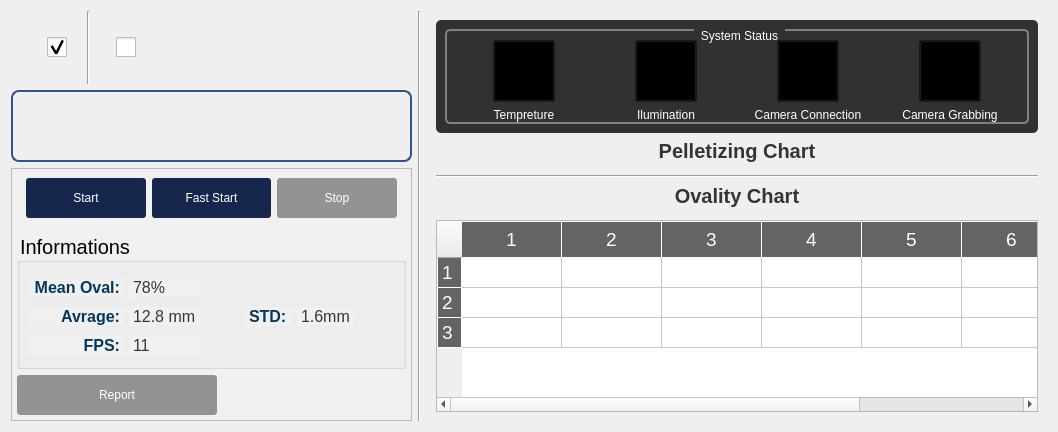
         <widget class="QWidget" name="main_page">
          <layout class="QHBoxLayout" name="horizontalLayout_2">
           <item>
            <widget class="QFrame" name="mainpage_left_frame_2">
             <property name="maximumSize">
              <size>
               <width>900</width>
               <height>16777215</height>
              </size>
             </property>
             <layout class="QVBoxLayout" name="mainpage_left_frame">
              <property name="leftMargin">
               <number>0</number>
              </property>
              <property name="topMargin">
               <number>0</number>
              </property>
              <property name="rightMargin">
               <number>0</number>
              </property>
              <property name="bottomMargin">
               <number>0</number>
              </property>
              <item>
               <widget class="QFrame" name="horizontalFrame_3">
                <property name="styleSheet">
                 <string notr="true">QCheckBox::indicator {
    width: 20px;
    height: 20px;
		
}

</string>
                </property>
                <layout class="QHBoxLayout" name="horizontalLayout_23">
                 <property name="spacing">
                  <number>5</number>
                 </property>
                 <property name="leftMargin">
                  <number>0</number>
                 </property>
                 <property name="topMargin">
                  <number>0</number>
                 </property>
                 <property name="rightMargin">
                  <number>0</number>
                 </property>
                 <property name="bottomMargin">
                  <number>0</number>
                 </property>
                 <item>
                  <spacer name="horizontalSpacer_36">
                   <property name="orientation">
                    <enum>Qt::Horizontal</enum>
                   </property>
                   <property name="sizeType">
                    <enum>QSizePolicy::Maximum</enum>
                   </property>
                   <property name="sizeHint" stdset="0">
                    <size>
                     <width>30</width>
                     <height>20</height>
                    </size>
                   </property>
                  </spacer>
                 </item>
                 <item>
                  <widget class="QCheckBox" name="mainpage_liveview_checkbox">
                   <property name="layoutDirection">
                    <enum>Qt::RightToLeft</enum>
                   </property>
                   <property name="text">
                    <string/>
                   </property>
                   <property name="icon">
                    <iconset resource="Assets.qrc">
                     <normaloff>:/assets/Assets/icons/icons8-video-call-50.png</normaloff>:/assets/Assets/icons/icons8-video-call-50.png</iconset>
                   </property>
                   <property name="iconSize">
                    <size>
                     <width>40</width>
                     <height>40</height>
                    </size>
                   </property>
                   <property name="checked">
                    <bool>true</bool>
                   </property>
                  </widget>
                 </item>
                 <item>
                  <spacer name="horizontalSpacer_28">
                   <property name="orientation">
                    <enum>Qt::Horizontal</enum>
                   </property>
                   <property name="sizeType">
                    <enum>QSizePolicy::Maximum</enum>
                   </property>
                   <property name="sizeHint" stdset="0">
                    <size>
                     <width>15</width>
                     <height>20</height>
                    </size>
                   </property>
                  </spacer>
                 </item>
                 <item>
                  <widget class="Line" name="line_16">
                   <property name="orientation">
                    <enum>Qt::Vertical</enum>
                   </property>
                  </widget>
                 </item>
                 <item>
                  <spacer name="horizontalSpacer_37">
                   <property name="orientation">
                    <enum>Qt::Horizontal</enum>
                   </property>
                   <property name="sizeType">
                    <enum>QSizePolicy::Maximum</enum>
                   </property>
                   <property name="sizeHint" stdset="0">
                    <size>
                     <width>15</width>
                     <height>20</height>
                    </size>
                   </property>
                  </spacer>
                 </item>
                 <item>
                  <widget class="QCheckBox" name="mainpage_drawing_checkbox">
                   <property name="layoutDirection">
                    <enum>Qt::RightToLeft</enum>
                   </property>
                   <property name="text">
                    <string/>
                   </property>
                   <property name="icon">
                    <iconset resource="Assets.qrc">
                     <normaloff>:/assets/Assets/icons/icons8-draw-pen-50.png</normaloff>:/assets/Assets/icons/icons8-draw-pen-50.png</iconset>
                   </property>
                   <property name="iconSize">
                    <size>
                     <width>35</width>
                     <height>35</height>
                    </size>
                   </property>
                  </widget>
                 </item>
                 <item>
                  <spacer name="horizontalSpacer_29">
                   <property name="orientation">
                    <enum>Qt::Horizontal</enum>
                   </property>
                   <property name="sizeHint" stdset="0">
                    <size>
                     <width>40</width>
                     <height>20</height>
                    </size>
                   </property>
                  </spacer>
                 </item>
                </layout>
               </widget>
              </item>
              <item>
               <layout class="QHBoxLayout" name="horizontalLayout_6">
                <property name="topMargin">
                 <number>0</number>
                </property>
                <item>
                 <widget class="QLabel" name="mainpage_live_image_lbl">
                  <property name="maximumSize">
                   <size>
                    <width>804</width>
                    <height>804</height>
                   </size>
                  </property>
                  <property name="accessibleName">
                   <string/>
                  </property>
                  <property name="styleSheet">
                   <string notr="true">border: 2px solid rgb(45, 86, 136);
border-radius: 8px;
margin: 0px;
max-width:800px;
max-height:800px;</string>
                  </property>
                  <property name="text">
                   <string/>
                  </property>
                  <property name="textFormat">
                   <enum>Qt::AutoText</enum>
                  </property>
                  <property name="pixmap">
                   <pixmap resource="Assets.qrc">:/assets/Assets/images/camera-error.png</pixmap>
                  </property>
                  <property name="scaledContents">
                   <bool>true</bool>
                  </property>
                  <property name="alignment">
                   <set>Qt::AlignCenter</set>
                  </property>
                  <property name="wordWrap">
                   <bool>false</bool>
                  </property>
                  <property name="openExternalLinks">
                   <bool>false</bool>
                  </property>
                 </widget>
                </item>
               </layout>
              </item>
              <item>
               <widget class="QFrame" name="mainpage_livebox_frame">
                <property name="styleSheet">
                 <string notr="true">background-color: #f0f0f0;</string>
                </property>
                <property name="frameShape">
                 <enum>QFrame::StyledPanel</enum>
                </property>
                <property name="frameShadow">
                 <enum>QFrame::Raised</enum>
                </property>
                <layout class="QVBoxLayout" name="verticalLayout_5">
                 <property name="leftMargin">
                  <number>5</number>
                 </property>
                 <property name="topMargin">
                  <number>0</number>
                 </property>
                 <property name="rightMargin">
                  <number>5</number>
                 </property>
                 <property name="bottomMargin">
                  <number>5</number>
                 </property>
                 <item>
                  <widget class="QFrame" name="horizontalFrame">
                   <property name="styleSheet">
                    <string notr="true">.QPushButton{
	min-height:40px;
	border-radius:3px;
	color: rgb(255, 255, 255);
	background-color:rgb(22, 38, 76)
	
}

.QPushButton:hover{
	background-color: rgb(4, 3, 29)
	
}
.QPushButton:disabled {
background-color:rgb(147, 147, 147);
}
</string>
                   </property>
                   <layout class="QHBoxLayout" name="horizontalLayout_5">
                    <item>
                     <widget class="QPushButton" name="mainpage_start_btn">
                      <property name="enabled">
                       <bool>true</bool>
                      </property>
                      <property name="styleSheet">
                       <string notr="true"/>
                      </property>
                      <property name="text">
                       <string>Start</string>
                      </property>
                      <property name="icon">
                       <iconset resource="Assets.qrc">
                        <normaloff>:/assets/Assets/icons/play-48.png</normaloff>:/assets/Assets/icons/play-48.png</iconset>
                      </property>
                     </widget>
                    </item>
                    <item>
                     <widget class="QPushButton" name="mainpage_faststart_btn">
                      <property name="styleSheet">
                       <string notr="true"/>
                      </property>
                      <property name="text">
                       <string>Fast Start</string>
                      </property>
                      <property name="icon">
                       <iconset resource="Assets.qrc">
                        <normaloff>:/assets/Assets/icons/fast-forwards-arrow-48.png</normaloff>:/assets/Assets/icons/fast-forwards-arrow-48.png</iconset>
                      </property>
                     </widget>
                    </item>
                    <item>
                     <widget class="QPushButton" name="mainpage_stop_btn">
                      <property name="enabled">
                       <bool>false</bool>
                      </property>
                      <property name="styleSheet">
                       <string notr="true"/>
                      </property>
                      <property name="text">
                       <string>Stop</string>
                      </property>
                      <property name="icon">
                       <iconset resource="Assets.qrc">
                        <normaloff>:/assets/Assets/icons/stop50.png</normaloff>:/assets/Assets/icons/stop50.png</iconset>
                      </property>
                     </widget>
                    </item>
                   </layout>
                  </widget>
                 </item>
                 <item>
                  <widget class="QGroupBox" name="mainpage_informaition_groupBox">
                   <property name="styleSheet">
                    <string notr="true">#mainpage_informaition_groupBox{
font-size: 20px;
}

QLabel{
	font-size: 16px;
	margin: 5px 0px;
	color: rgb(53, 53, 53);
}</string>
                   </property>
                   <property name="title">
                    <string>Informations</string>
                   </property>
                   <layout class="QGridLayout" name="gridLayout_12">
                    <property name="topMargin">
                     <number>10</number>
                    </property>
                    <property name="bottomMargin">
                     <number>6</number>
                    </property>
                    <property name="horizontalSpacing">
                     <number>5</number>
                    </property>
                    <property name="verticalSpacing">
                     <number>0</number>
                    </property>
                    <item row="0" column="1">
                     <widget class="QLabel" name="mainpage_mean_oval_lbl">
                      <property name="text">
                       <string>78%</string>
                      </property>
                     </widget>
                    </item>
                    <item row="1" column="4">
                     <widget class="QLabel" name="mainpage_std_lbl">
                      <property name="text">
                       <string>1.6mm</string>
                      </property>
                     </widget>
                    </item>
                    <item row="1" column="5">
                     <spacer name="horizontalSpacer_31">
                      <property name="orientation">
                       <enum>Qt::Horizontal</enum>
                      </property>
                      <property name="sizeHint" stdset="0">
                       <size>
                        <width>40</width>
                        <height>20</height>
                       </size>
                      </property>
                     </spacer>
                    </item>
                    <item row="3" column="0">
                     <widget class="QLabel" name="label_33">
                      <property name="styleSheet">
                       <string notr="true">color: rgb(4, 55, 93);
font-weight: bold;</string>
                      </property>
                      <property name="text">
                       <string>FPS:</string>
                      </property>
                      <property name="alignment">
                       <set>Qt::AlignRight|Qt::AlignTrailing|Qt::AlignVCenter</set>
                      </property>
                     </widget>
                    </item>
                    <item row="1" column="3">
                     <widget class="QLabel" name="label_12">
                      <property name="styleSheet">
                       <string notr="true">color: rgb(4, 55, 93);
font-weight: bold;</string>
                      </property>
                      <property name="text">
                       <string>STD:</string>
                      </property>
                     </widget>
                    </item>
                    <item row="0" column="0">
                     <widget class="QLabel" name="label_3">
                      <property name="styleSheet">
                       <string notr="true">color: rgb(4, 55, 93);
font-weight: bold;
</string>
                      </property>
                      <property name="text">
                       <string>Mean Oval:</string>
                      </property>
                      <property name="alignment">
                       <set>Qt::AlignRight|Qt::AlignTrailing|Qt::AlignVCenter</set>
                      </property>
                     </widget>
                    </item>
                    <item row="3" column="1">
                     <widget class="QLabel" name="mainpage_fps_lbl">
                      <property name="text">
                       <string>11</string>
                      </property>
                     </widget>
                    </item>
                    <item row="1" column="2">
                     <spacer name="horizontalSpacer_30">
                      <property name="orientation">
                       <enum>Qt::Horizontal</enum>
                      </property>
                      <property name="sizeHint" stdset="0">
                       <size>
                        <width>40</width>
                        <height>20</height>
                       </size>
                      </property>
                     </spacer>
                    </item>
                    <item row="1" column="0">
                     <widget class="QLabel" name="label_5">
                      <property name="styleSheet">
                       <string notr="true">color: rgb(4, 55, 93);
font-weight: bold;</string>
                      </property>
                      <property name="text">
                       <string>Avrage:</string>
                      </property>
                      <property name="alignment">
                       <set>Qt::AlignRight|Qt::AlignTrailing|Qt::AlignVCenter</set>
                      </property>
                     </widget>
                    </item>
                    <item row="1" column="1">
                     <widget class="QLabel" name="mainpage_avrage_lbl">
                      <property name="text">
                       <string>12.8 mm</string>
                      </property>
                     </widget>
                    </item>
                   </layout>
                  </widget>
                 </item>
                 <item>
                  <widget class="QPushButton" name="mainpage_report_button">
                   <property name="styleSheet">
                    <string notr="true">.QPushButton{
	min-height:40px;
	border-radius:3px;
	color: rgb(255, 255, 255);
	background-color:rgb(147, 147, 147);
	max-width: 200px;
}

</string>
                   </property>
                   <property name="text">
                    <string>Report</string>
                   </property>
                   <property name="icon">
                    <iconset resource="Assets.qrc">
                     <normaloff>:/assets/Assets/icons/report-48.png</normaloff>:/assets/Assets/icons/report-48.png</iconset>
                   </property>
                  </widget>
                 </item>
                </layout>
               </widget>
              </item>
             </layout>
            </widget>
           </item>
           <item>
            <widget class="Line" name="line_9">
             <property name="orientation">
              <enum>Qt::Vertical</enum>
             </property>
            </widget>
           </item>
           <item>
            <widget class="QFrame" name="mainpage_right_frame">
             <property name="minimumSize">
              <size>
               <width>500</width>
               <height>0</height>
              </size>
             </property>
             <layout class="QVBoxLayout" name="left_main_page_">
              <item>
               <widget class="QFrame" name="mainpage_warnings_frame">
                <property name="minimumSize">
                 <size>
                  <width>0</width>
                  <height>80</height>
                 </size>
                </property>
                <property name="maximumSize">
                 <size>
                  <width>16777215</width>
                  <height>130</height>
                 </size>
                </property>
                <property name="styleSheet">
                 <string notr="true">#mainpage_warnings_frame{
	background-color:rgb(49, 49, 49);
	border-radius: 5px;
}

QGroupBox::title {
    subcontrol-origin: margin;
    subcontrol-position: top center; /* position at the top center */
    padding: 0 5px;
    color: white;
}

QGroupBox {

    border: 2px solid gray;
    border-radius: 5px;
}

QLabel{
	
	color: white;
	text-align: center;
}

QPushButton:hover
{
	border: 1px solid rgb(150, 150, 150);
	border-radius: 5px;

}

QPushButton
{
	max-height: 60px;
	min-height: 60px;

	max-width: 60px;
	min-width: 60px;

	margin: 0px auto;
	
	background-color: rgba(0,0,0,0);
}</string>
                </property>
                <property name="frameShape">
                 <enum>QFrame::StyledPanel</enum>
                </property>
                <property name="frameShadow">
                 <enum>QFrame::Raised</enum>
                </property>
                <layout class="QVBoxLayout" name="verticalLayout_7">
                 <item>
                  <widget class="QGroupBox" name="groupBox_2">
                   <property name="title">
                    <string>System Status</string>
                   </property>
                   <layout class="QGridLayout" name="gridLayout_2">
                    <property name="bottomMargin">
                     <number>0</number>
                    </property>
                    <item row="2" column="1">
                     <widget class="QLabel" name="label_10">
                      <property name="text">
                       <string>Ilumination</string>
                      </property>
                      <property name="alignment">
                       <set>Qt::AlignCenter</set>
                      </property>
                     </widget>
                    </item>
                    <item row="2" column="2">
                     <widget class="QLabel" name="label_11">
                      <property name="text">
                       <string>Camera Connection</string>
                      </property>
                      <property name="alignment">
                       <set>Qt::AlignCenter</set>
                      </property>
                     </widget>
                    </item>
                    <item row="2" column="3">
                     <widget class="QLabel" name="label_14">
                      <property name="text">
                       <string>Camera Grabbing</string>
                      </property>
                      <property name="alignment">
                       <set>Qt::AlignCenter</set>
                      </property>
                     </widget>
                    </item>
                    <item row="2" column="0">
                     <widget class="QLabel" name="label_4">
                      <property name="text">
                       <string>Tempreture</string>
                      </property>
                      <property name="alignment">
                       <set>Qt::AlignCenter</set>
                      </property>
                     </widget>
                    </item>
                    <item row="0" column="0">
                     <widget class="QPushButton" name="mainpage_tempreture_warning_btn">
                      <property name="minimumSize">
                       <size>
                        <width>134</width>
                        <height>60</height>
                       </size>
                      </property>
                      <property name="cursor">
                       <cursorShape>PointingHandCursor</cursorShape>
                      </property>
                      <property name="styleSheet">
                       <string notr="true"/>
                      </property>
                      <property name="text">
                       <string/>
                      </property>
                      <property name="icon">
                       <iconset resource="Assets.qrc">
                        <normaloff>:/assets/Assets/icons/icons8-thermometer-green-50.png</normaloff>:/assets/Assets/icons/icons8-thermometer-green-50.png</iconset>
                      </property>
                      <property name="iconSize">
                       <size>
                        <width>40</width>
                        <height>40</height>
                       </size>
                      </property>
                     </widget>
                    </item>
                    <item row="0" column="1">
                     <widget class="QPushButton" name="mainpage_illumination_warning_btn">
                      <property name="cursor">
                       <cursorShape>PointingHandCursor</cursorShape>
                      </property>
                      <property name="text">
                       <string/>
                      </property>
                      <property name="icon">
                       <iconset resource="Assets.qrc">
                        <normaloff>:/assets/Assets/icons/icons8-headlight-green-50.png</normaloff>:/assets/Assets/icons/icons8-headlight-green-50.png</iconset>
                      </property>
                      <property name="iconSize">
                       <size>
                        <width>40</width>
                        <height>40</height>
                       </size>
                      </property>
                     </widget>
                    </item>
                    <item row="0" column="2">
                     <widget class="QPushButton" name="mainpage_camera_connection_warning_btn">
                      <property name="cursor">
                       <cursorShape>PointingHandCursor</cursorShape>
                      </property>
                      <property name="text">
                       <string/>
                      </property>
                      <property name="icon">
                       <iconset resource="Assets.qrc">
                        <normaloff>:/assets/Assets/icons/icons8-connection-green-50.png</normaloff>:/assets/Assets/icons/icons8-connection-green-50.png</iconset>
                      </property>
                      <property name="iconSize">
                       <size>
                        <width>40</width>
                        <height>40</height>
                       </size>
                      </property>
                     </widget>
                    </item>
                    <item row="0" column="3">
                     <widget class="QPushButton" name="mainpage_camera_grabbing_warning_btn">
                      <property name="cursor">
                       <cursorShape>PointingHandCursor</cursorShape>
                      </property>
                      <property name="styleSheet">
                       <string notr="true"/>
                      </property>
                      <property name="text">
                       <string/>
                      </property>
                      <property name="icon">
                       <iconset resource="Assets.qrc">
                        <normaloff>:/assets/Assets/icons/icons8-camera-green-50.png</normaloff>:/assets/Assets/icons/icons8-camera-green-50.png</iconset>
                      </property>
                      <property name="iconSize">
                       <size>
                        <width>40</width>
                        <height>40</height>
                       </size>
                      </property>
                     </widget>
                    </item>
                   </layout>
                  </widget>
                 </item>
                </layout>
               </widget>
              </item>
              <item>
               <widget class="QLabel" name="label">
                <property name="styleSheet">
                 <string notr="true">font-size: 20px;
font-weight: bold;
color:rgb(52, 52, 52)</string>
                </property>
                <property name="text">
                 <string>Pelletizing Chart</string>
                </property>
                <property name="alignment">
                 <set>Qt::AlignCenter</set>
                </property>
               </widget>
              </item>
              <item>
               <widget class="QWidget" name="widget" native="true"/>
              </item>
              <item>
               <widget class="Line" name="line_2">
                <property name="orientation">
                 <enum>Qt::Horizontal</enum>
                </property>
               </widget>
              </item>
              <item>
               <widget class="QLabel" name="label_2">
                <property name="styleSheet">
                 <string notr="true">font-size: 20px;
font-weight: bold;
color:rgb(52, 52, 52)</string>
                </property>
                <property name="text">
                 <string>Ovality Chart</string>
                </property>
                <property name="alignment">
                 <set>Qt::AlignCenter</set>
                </property>
               </widget>
              </item>
              <item>
               <widget class="QWidget" name="widget_2" native="true"/>
              </item>
              <item>
               <widget class="QTableWidget" name="tableWidget">
                <property name="maximumSize">
                 <size>
                  <width>16777215</width>
                  <height>200</height>
                 </size>
                </property>
                <property name="styleSheet">
                 <string notr="true">QHeaderView::section {
    background-color:rgb(57, 57, 57);
	color: #ffffff;
    padding: 4px;
    font-size: 14pt;
    border-style: none;
    border-right: 2px solid rgba(255, 255, 255,50);
	
}



QHeaderView::section {
    background-color: #646464;
    padding: 4px;
    font-size: 14pt;
    border-style: none;
    border-bottom: 1px solid #fffff8;
    border-right: 1px solid #fffff8;
}

QHeaderView::section:horizontal
{
    border-top: 1px solid #fffff8;
}

QHeaderView::section:vertical
{
    border-left: 1px solid #fffff8;
}</string>
                </property>
                <property name="rowCount">
                 <number>3</number>
                </property>
                <property name="columnCount">
                 <number>7</number>
                </property>
                <row/>
                <row/>
                <row/>
                <column/>
                <column/>
                <column/>
                <column/>
                <column/>
                <column/>
                <column/>
               </widget>
              </item>
             </layout>
            </widget>
           </item>
          </layout>
         </widget>
